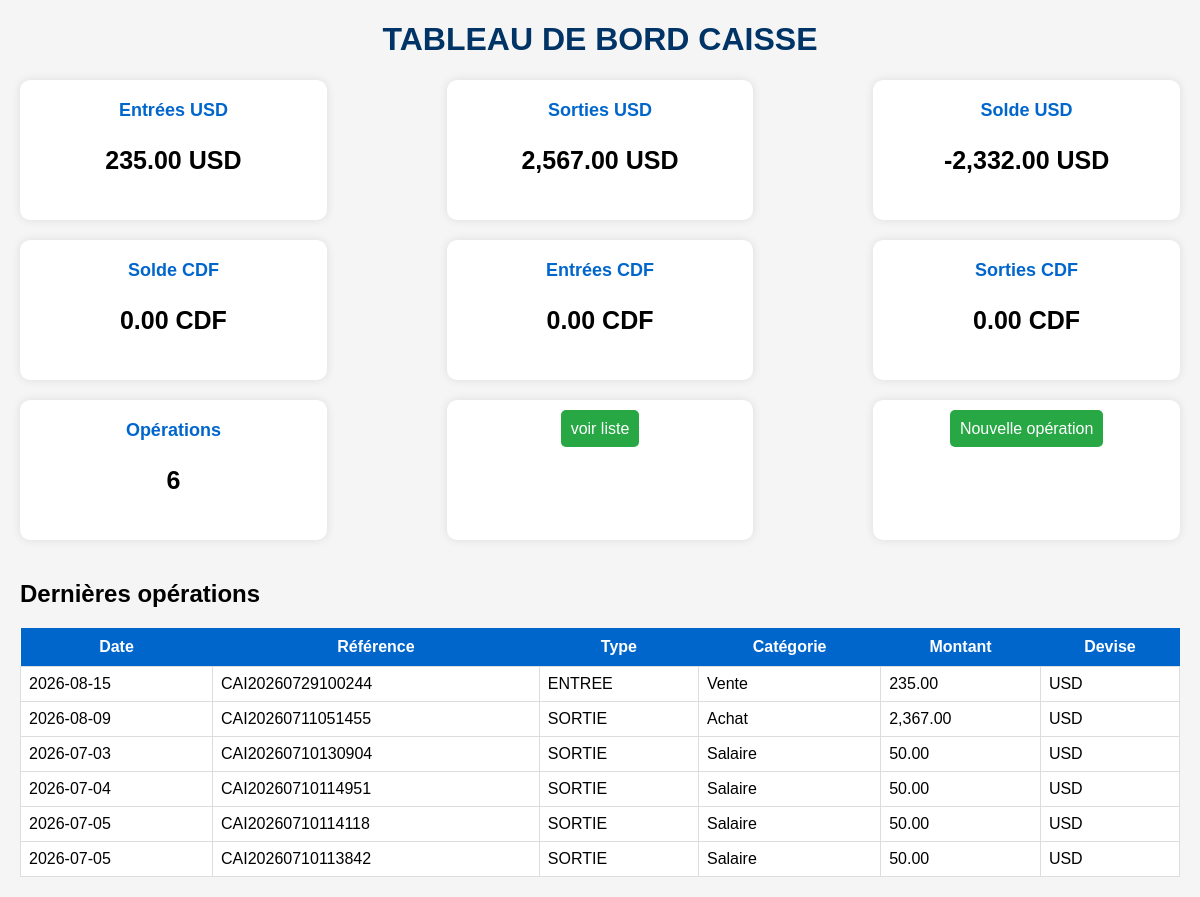
The page /caisse/index.php on the database its author committed.
### tables this page shows
CREATE TABLE IF NOT EXISTS `caisse` (
  `id` int(11) NOT NULL AUTO_INCREMENT,
  `date` date NOT NULL,
  `type_operation` enum('ENTREE','SORTIE') NOT NULL,
  `categorie` varchar(100) DEFAULT NULL,
  `montant` decimal(15,2) NOT NULL,
  `devise` enum('USD','CDF') DEFAULT 'USD',
  `taux_change` decimal(10,2) DEFAULT '1.00',
  `montant_cdf` decimal(15,2) DEFAULT NULL,
  `mode_paiement` varchar(50) DEFAULT NULL,
  `reference_operation` varchar(100) DEFAULT NULL,
  `description` text,
  `id_employe` int(11) DEFAULT NULL,
  `statut` enum('VALIDÉ','EN ATTENTE') DEFAULT 'EN ATTENTE',
  `date_creation` timestamp NOT NULL DEFAULT CURRENT_TIMESTAMP,
  `date_modification` datetime DEFAULT NULL,
  PRIMARY KEY (`id`),
  KEY `idx_date` (`date`),
  KEY `idx_type` (`type_operation`),
  KEY `idx_statut` (`statut`)
);

### caisse/index.php (the view, shortened to what this page needs)
<?php
$serveur = "localhost";
$utilisateur = "root";
$motdepasse = "";
$base = "cici";
$conn = mysqli_connect($serveur, $utilisateur, $motdepasse, $base);
mysqli_set_charset($conn, "utf8");
$req = mysqli_query($conn,"SELECT SUM(montant) AS total FROM caisse
WHERE type_operation='ENTREE' AND devise='USD'");
$row = mysqli_fetch_assoc($req);
$entree_usd = $row['total'];
$req = mysqli_query($conn,"SELECT SUM(montant) AS total FROM caisse
WHERE type_operation='SORTIE' AND devise='USD'");
$row = mysqli_fetch_assoc($req);
$sortie_usd = $row['total'];
$req = mysqli_query($conn,"SELECT SUM(montant) AS total FROM caisse
WHERE type_operation='ENTREE' AND devise='CDF'");
$row = mysqli_fetch_assoc($req);
$entree_cdf = $row['total'];
if($entree_cdf=="") $entree_cdf=0;
$req = mysqli_query($conn,"SELECT SUM(montant) AS total FROM caisse
WHERE type_operation='SORTIE' AND devise='CDF'");
$row = mysqli_fetch_assoc($req);
$sortie_cdf = $row['total'];
if($sortie_cdf=="") $sortie_cdf=0;
$solde_usd = $entree_usd - $sortie_usd;
$solde_cdf = $entree_cdf - $sortie_cdf;
$req = mysqli_query($conn,"SELECT COUNT(*) AS total FROM caisse");
$row = mysqli_fetch_assoc($req);
$total_operation = $row['total'];
?>
<!DOCTYPE html>
<html lang="fr">
<head>
</head>
<body>
<h1>TABLEAU DE BORD CAISSE</h1>
<div class="cards">
<div class="card">
<h2>Entrées USD</h2>
<p><?php echo number_format($entree_usd,2)?> USD</p>
</div>
<div class="card">
<h2>Sorties USD</h2>
<p><?php echo number_format($sortie_usd,2)?> USD</p>
</div>
<div class="card">
<h2>Solde USD</h2>
<p><?php echo number_format($solde_usd,2)?> USD</p>
</div>
<div class="card">
<h2>Solde CDF</h2>
<p><?php echo number_format($solde_cdf,2)?> CDF</p>
</div>
<div class="card">
<h2>Entrées CDF</h2>
<p><?php echo number_format($entree_cdf,2)?> CDF</p>
</div>
<div class="card">
<h2>Sorties CDF</h2>
<p><?php echo number_format($sortie_cdf,2)?> CDF</p>
</div>
<div class="card">
<h2>Opérations</h2>
<p><?php echo $total_operation?></p>
</div>
<div class="card">
<a href="liste.php" class="btn">voir liste</a>
</div>
<div class="card">
<a href="ajouter.php" class="btn">Nouvelle opération</a>
</div>
</div>
<h2>Dernières opérations</h2>
<table>
<tr>
<th>Date</th>
<th>Référence</th>
<th>Type</th>
<th>Catégorie</th>
<th>Montant</th>
<th>Devise</th>
</tr>
<?php
$liste=mysqli_query($conn,"SELECT * FROM caisse ORDER BY id DESC LIMIT 10");
while($l=mysqli_fetch_assoc($liste))
{
?>
<tr>
<td><?php echo $l['date']?></td>
<td><?php echo $l['reference_operation']?></td>
<td><?php echo $l['type_operation']?></td>
<td><?php echo $l['categorie']?></td>
<td><?php echo number_format($l['montant'],2)?></td>
<td><?php echo $l['devise']?></td>
</tr>
<?php
}
?>
</table>
</body>
</html>

### caisse/index.php (style rules this page uses)
body { font-family:Arial; background:#f5f5f5; margin:20px; }
h1 { text-align:center; color:#003366; }
.cards { display:flex; flex-wrap:wrap; justify-content:space-between; }
.card { width:23%; background:white; padding:20px; margin-bottom:20px; border-radius:10px; box-shadow:0 0 10px rgba(0,0,0,.1); text-align:center; }
.card h2 { margin:0; font-size:18px; color:#0066cc; }
.card p { font-size:25px; font-weight:bold; }
table { width:100%; background:white; border-collapse:collapse; }
table th { background:#0066cc; color:white; padding:10px; }
table td { padding:8px; border:1px solid #ddd; }
a { text-decoration:none; }
.btn { padding:10px; background:#28a745; color:white; border-radius:5px; }

### rows shown on the page
caisse: date "2026-08-15", reference_operation "CAI20260729100244", type_operation "ENTREE", categorie "Vente", montant "235.00", devise "USD"
caisse: date "2026-08-09", reference_operation "CAI20260711051455", type_operation "SORTIE", categorie "Achat", montant "2,367.00", devise "USD"
caisse: date "2026-07-03", reference_operation "CAI20260710130904", type_operation "SORTIE", categorie "Salaire", montant "50.00", devise "USD"
caisse: date "2026-07-04", reference_operation "CAI20260710114951", type_operation "SORTIE", categorie "Salaire", montant "50.00", devise "USD"
caisse: date "2026-07-05", reference_operation "CAI20260710114118", type_operation "SORTIE", categorie "Salaire", montant "50.00", devise "USD"
caisse: date "2026-07-05", reference_operation "CAI20260710113842", type_operation "SORTIE", categorie "Salaire", montant "50.00", devise "USD"

### other values the page prints
$entree_usd "235.00"
$sortie_usd "2,567.00"
$solde_usd "-2,332.00"
$solde_cdf "0.00"
$entree_cdf "0.00"
$sortie_cdf "0.00"
$total_operation "6"
